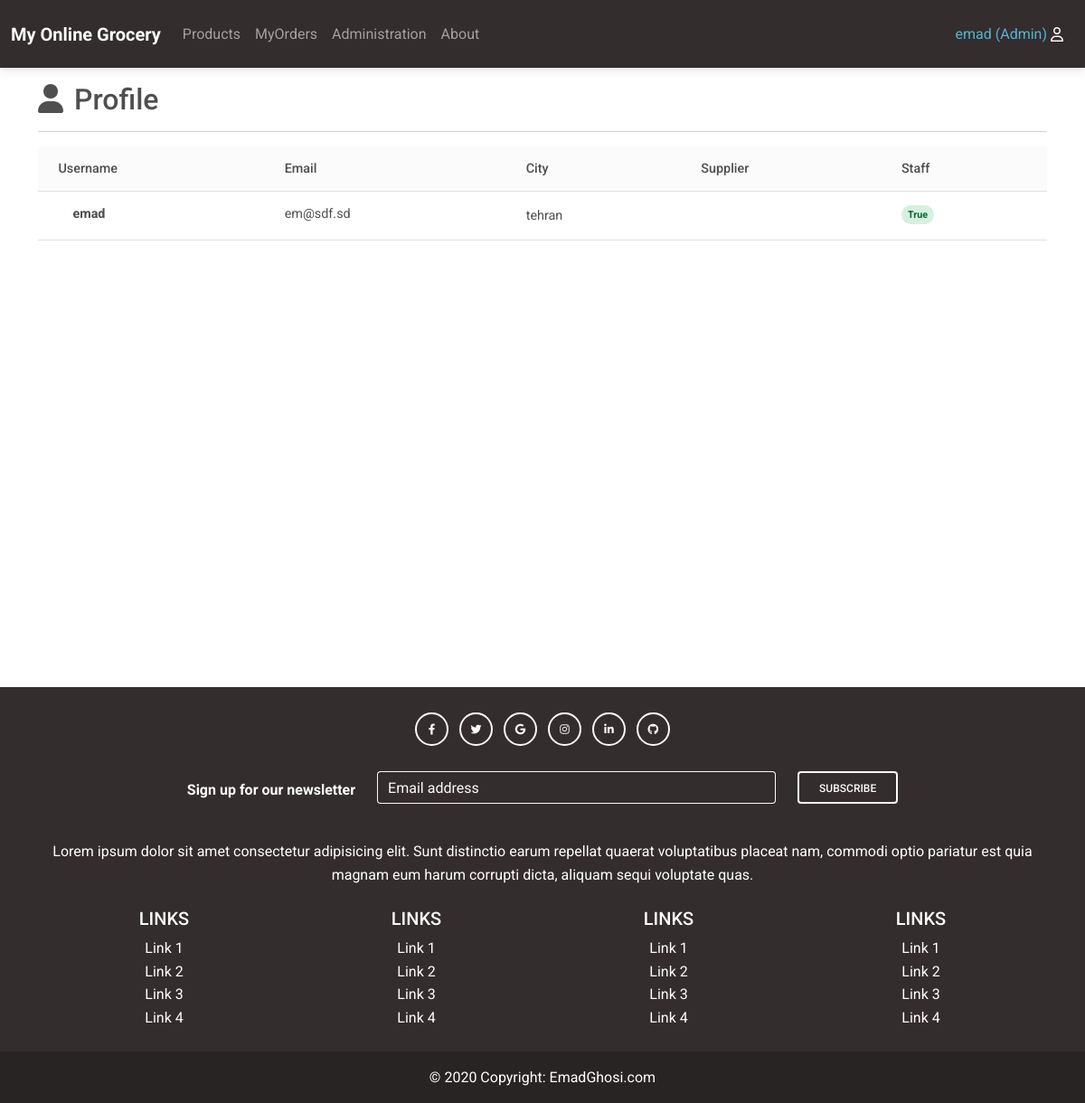
Page /accounts/profile/ (signed in) on the earlier database version.
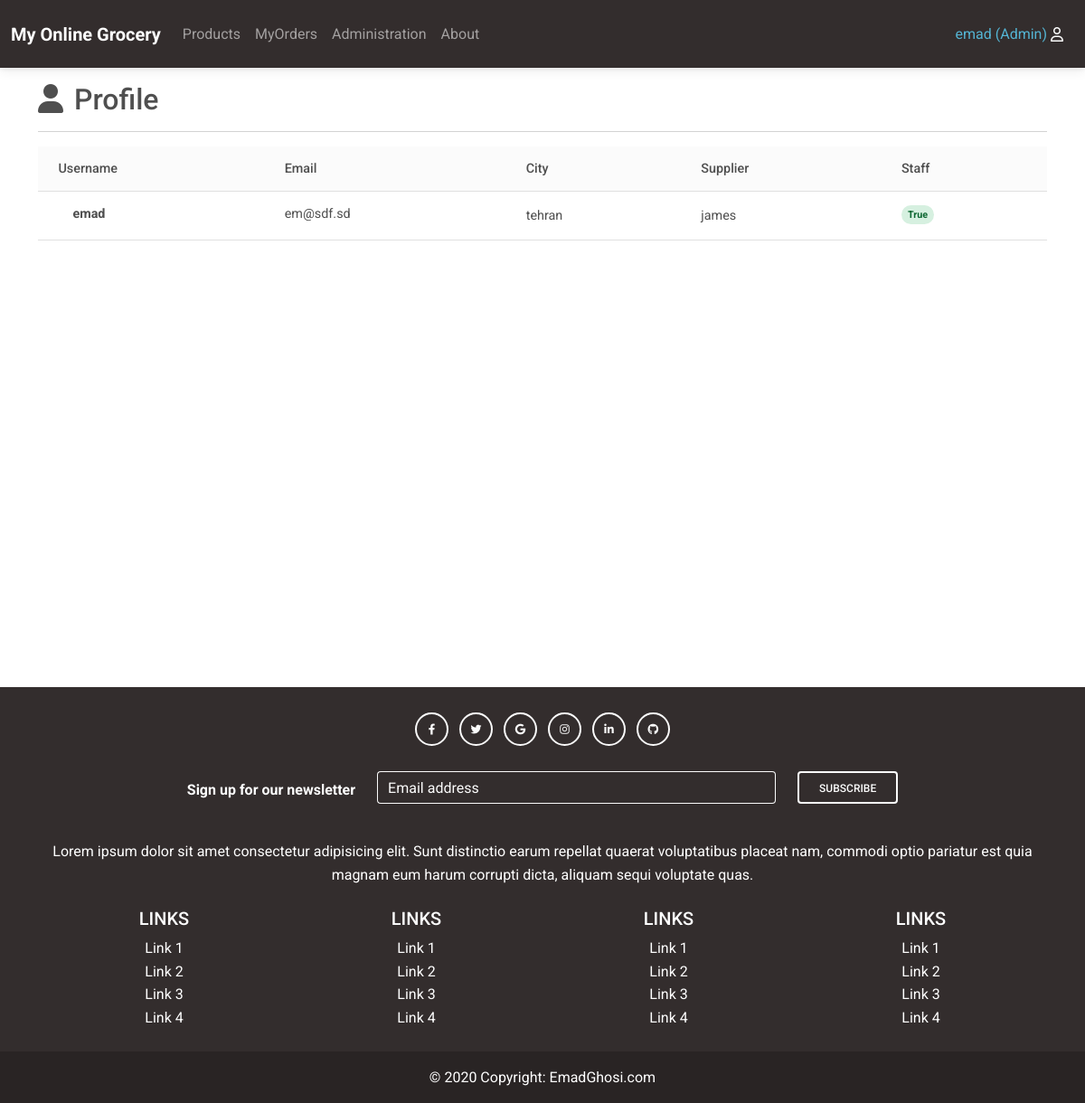
Same page on the later database version.
### accounts/models.py (models this page shows, shortened)
class CustomUser(AbstractUser):
    email = models.CharField(max_length=100)
    city = models.ForeignKey(City,
            related_name='user_city',
            default='',
            null=True,
            on_delete=models.CASCADE
            )
    supplier = models.ForeignKey(Supplier,
                related_name='user_supplier',
                default='',
                null=True,
                on_delete=models.CASCADE
            )

### inventory/models.py (models this page shows, shortened)
class City(models.Model):
    name = models.CharField(max_length=100)

class Supplier(models.Model):
    name = models.CharField(max_length=100)
    contactInfo = models.TextField()
    city = models.ForeignKey(City,
            related_name='supplier_city',
            on_delete=models.CASCADE,)

### accounts/views.py (the view)
# urls.py: path('profile/', UserProfileView.as_view(), name='userprofile'),
class UserProfileView(LoginRequiredMixin, TemplateView):
     template_name = 'userprofile.html'

### templates/userprofile.html (shortened to what this page needs)
{% extends 'base.html' %}
{% block content %}
<html >
<head>
    <link
    href="https://cdnjs.cloudflare.com/ajax/libs/font-awesome/6.0.0/css/all.min.css"
    rel="stylesheet"
  />
  <link
    href="https://cdnjs.cloudflare.com/ajax/libs/mdb-ui-kit/6.4.0/mdb.min.css"
    rel="stylesheet"
  />
</head>
<body>
	<div class="flex">
		<section class=" mt-3">
			<div class="mt-2">
				<i class="fas fa-user fa-2x"></i>
				<span class="h2 m-2">Profile<span>
			</div>
            <hr>
			<div >
                <table class="table align-middle mb-0 bg-white">
                    <thead class="bg-light">
                      <tr>
                        <th>Username</th>
                        <th>Email</th>
                        <th>City</th>
                        <th>Supplier</th>
                        <th>Staff</th>
                      </tr>
                    </thead>
                    <tbody>
                      <tr>
                        <td>
                          <div class="d-flex align-items-center">
                            <div class="ms-3">
                              <p class="fw-bold mb-1">{{user.username}}</p>
                            </div>
                          </div>
                        </td>
                        <td>
                          <p class="fw-normal mb-1">{{user.email}}</p>
                        </td>
                        <td>{{user.city.name}}</td>
                        <td>{{user.supplier.name}}</td>
                        <td>
                          <span class="badge {% if user.is_staff %} badge-success {% else %} badge-danger {% endif %}  rounded-pill d-inline">
                            {{user.is_staff}}
                          </span>
                        </td>
                      </tr>
                    </tbody>
                  </table>
			</div>
		</section>
</body>
</html>
{% endblock content %}

### templates/base.html (shortened to what the changed rows need)
{% load static %}
<html >
    <head>
        <link
          href="https://cdnjs.cloudflare.com/ajax/libs/font-awesome/6.0.0/css/all.min.css"
          rel="stylesheet"
        />
        <link
          href="https://cdnjs.cloudflare.com/ajax/libs/mdb-ui-kit/6.4.0/mdb.min.css"
          rel="stylesheet"
        />
        <link rel="stylesheet" href="{% static 'css/base.css' %}">
  </head >
  <body class="page-container" >
    <div class="content-wrap">
      <nav role="navigation" style=" background: rgb(255,255,255);
      background: linear-gradient(38deg,  rgba(131,234,255,1) 0%, rgba(255,255,255,1) 100%),; "
      class="navbar bg-dark   navbar-expand-lg navbar-dark">
      <div  class="container-fluid ">
    <div class="d-flex align-items-center m-2">
      <div class="dropdown p-1 hover-shadow">
        <a
          class="dropdown-toggle  d-flex align-items-center hidden-arrow"
          href="#"
          id="navbarDropdownMenuAvatar"
          role="button"
          data-mdb-toggle="dropdown"
          aria-expanded="false"
        >
        {% if user.is_authenticated %}
        <span class="text-info m-1 ">{{user.username}}
          {% if user.is_superuser %}
          <span class="text-info ">(Admin) </span>
          {% endif %}
        </span>
        <i class="far fa-user text-light "></i>
        {% endif %}
        </a>
      </div>
    </div>
      </div>
    </nav>
    <section class="container"  >
    {% block content %} {% endblock %}
    </section>
  </div>
  </body>
</html>

Differences in the rows shown:
changed CustomUser "emad": supplier.name (not shown) → "james"
